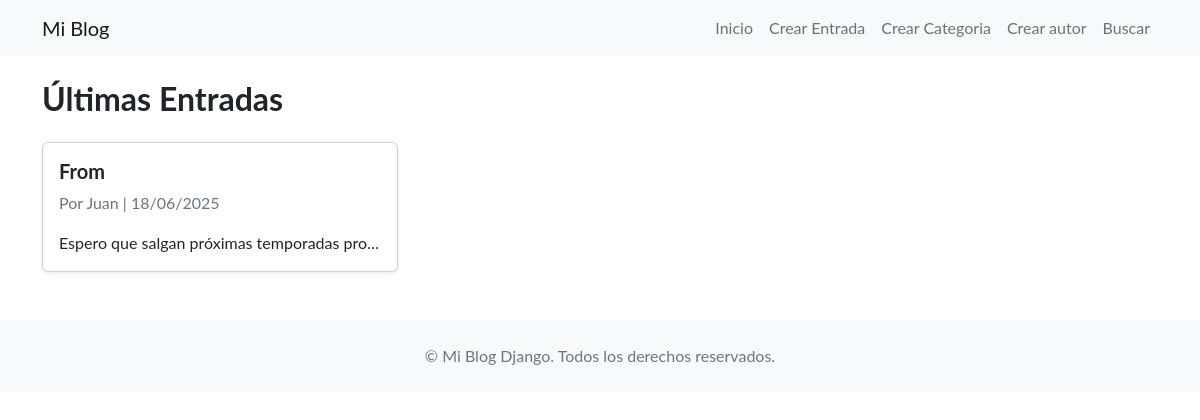
Page /app/ on the earlier database version.
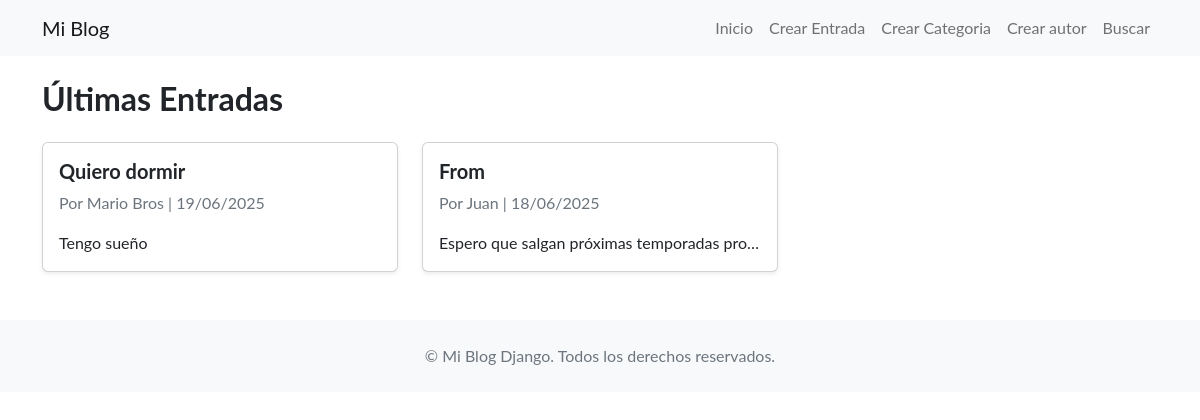
Same page on the later database version.
### blog/models.py (models this page shows, shortened)
class Entrada(models.Model):
    titulo = models.CharField(max_length=200)
    contenido = models.TextField()
    fecha_publicacion = models.DateField(auto_now_add=True)
    autor = models.ForeignKey(Autor, on_delete=models.CASCADE)
    categoria = models.ForeignKey(Categoria, on_delete=models.SET_NULL, null=True)

class Autor(models.Model):
    nombre = models.CharField(max_length=100)
    email = models.EmailField(unique=True)
    biografia = models.TextField(blank=True)

### blog/views.py (the view)
# urls.py: path('', views.inicio, name='inicio'),
def inicio(request):
    entradas = Entrada.objects.all().order_by('-fecha_publicacion')
    return render(request, 'blog/index.html', {'entradas': entradas})

### blog/templates/blog/index.html (shortened to what this page needs)
{% extends "blog/base.html" %}
{% block contenido %}
<h2 class="mb-4">Últimas Entradas</h2>
{% if entradas %}
<div class="row g-4">
  {% for entrada in entradas %}
  <div class="col-md-6 col-lg-4">
    <div class="card h-100 shadow-sm">
      <div class="card-body">
        <h5 class="card-title">{{ entrada.titulo }}</h5>
        <p class="card-text text-muted">
          Por {{ entrada.autor.nombre }} | {{ entrada.fecha_publicacion|date:"d/m/Y" }}
        </p>
        <p class="card-text text-truncate">{{ entrada.contenido }}</p>
      </div>
    </div>
  </div>
  {% empty %}
  <div class="alert alert-info">No hay entradas aún.</div>
  {% endfor %}
</div>
{% endif %}
{% endblock %}

### blog/templates/blog/base.html (shortened to what this page needs)
{% load static %}
<!DOCTYPE html>
<html lang="es">
<head>
    <link href="https://cdn.jsdelivr.net/npm/bootstrap@5.3.0/dist/css/bootstrap.min.css"  rel="stylesheet">
    <link href="{% static 'blog/css/styles.css' %}" rel="stylesheet">
</head>
<body>
<nav class="navbar navbar-expand-lg navbar-light bg-light mb-4">
    <div class="container">
        <a class="navbar-brand" href="{% url 'inicio' %}">Mi Blog</a>
        <div class="collapse navbar-collapse" id="navbarNav">
            <ul class="navbar-nav ms-auto">
                <li class="nav-item">
                    <a class="nav-link" href="{% url 'inicio' %}">Inicio</a>
                </li>
                <li class="nav-item">
                    <a class="nav-link" href="{% url 'crear_entrada' %}">Crear Entrada</a>
                </li>
                <li class="nav-item">
                    <a class="nav-link" href="{% url 'crear_categoria' %}">Crear Categoria</a>
                </li>
                <li class="nav-item">
                    <a class="nav-link" href="{% url 'crear_autor' %}">Crear autor</a>
                </li>
                <li class="nav-item">
                    <a class="nav-link" href="{% url 'buscar_entrada' %}">Buscar</a>
                </li>
            </ul>
        </div>
    </div>
</nav>
<div class="container">
    {% block contenido %}{% endblock %}
</div>
<footer class="bg-light text-center py-4 mt-5">
    <div class="container">
        <p class="mb-0 text-muted">&copy; {{ "now"|date:"Y" }} Mi Blog Django. Todos los derechos reservados.</p>
    </div>
</footer>
</body>
</html>

Differences in the rows shown:
added Entrada: titulo "Quiero dormir", autor.nombre "Mario Bros", fecha_publicacion "19/06/2025", contenido "Tengo sueño"
